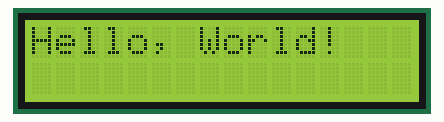
This sketch was run on a simulated Arduino Uno, built with avr-gcc and run on an emulated ATmega328P. Parts: 16×2 character LCD.

Above: at 0.1 s.
At 3.2 s:
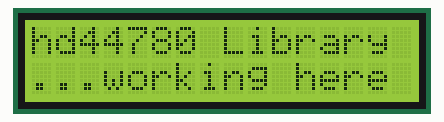
At 6.2 s:
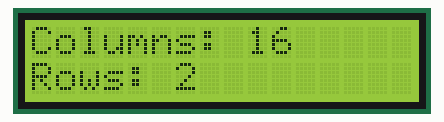

Measured:
- what the display in image 1 shows lasts 3.0 s, from 3.1 s to 6.1 s

The sketch:

test.ino
```cpp
#include <Wire.h>
#include <hd44780.h>
#include <hd44780ioClass/hd44780_I2Cexp.h>

hd44780_I2Cexp lcd; // declare lcd object: auto locate & auto config expander chip
const int LCD_COLS = 16;
const int LCD_ROWS = 2;

void setup() {
  // put your setup code here, to run once:
  lcd.begin(LCD_COLS, LCD_ROWS);
  lcd.clear();
  lcd.setBacklight(HIGH);
  //Initial Display
  lcd.setCursor(0, 0);
  lcd.print("Hello, World!");
  delay(3000);
}

void loop() {
  // put your main code here, to run repeatedly:
  lcd.clear();
  lcd.setCursor(0, 0);
  lcd.print("hd44780 Library");
  lcd.setCursor(0, 1);
  lcd.print("...working here");
  delay(3000);
  lcd.clear();
  lcd.setCursor(0, 0);
  lcd.print("Columns: ");
  lcd.print(LCD_COLS);
  lcd.setCursor(0, 1);
  lcd.print("Rows: ");
  lcd.print(LCD_ROWS);
  delay(3000);
}
```
